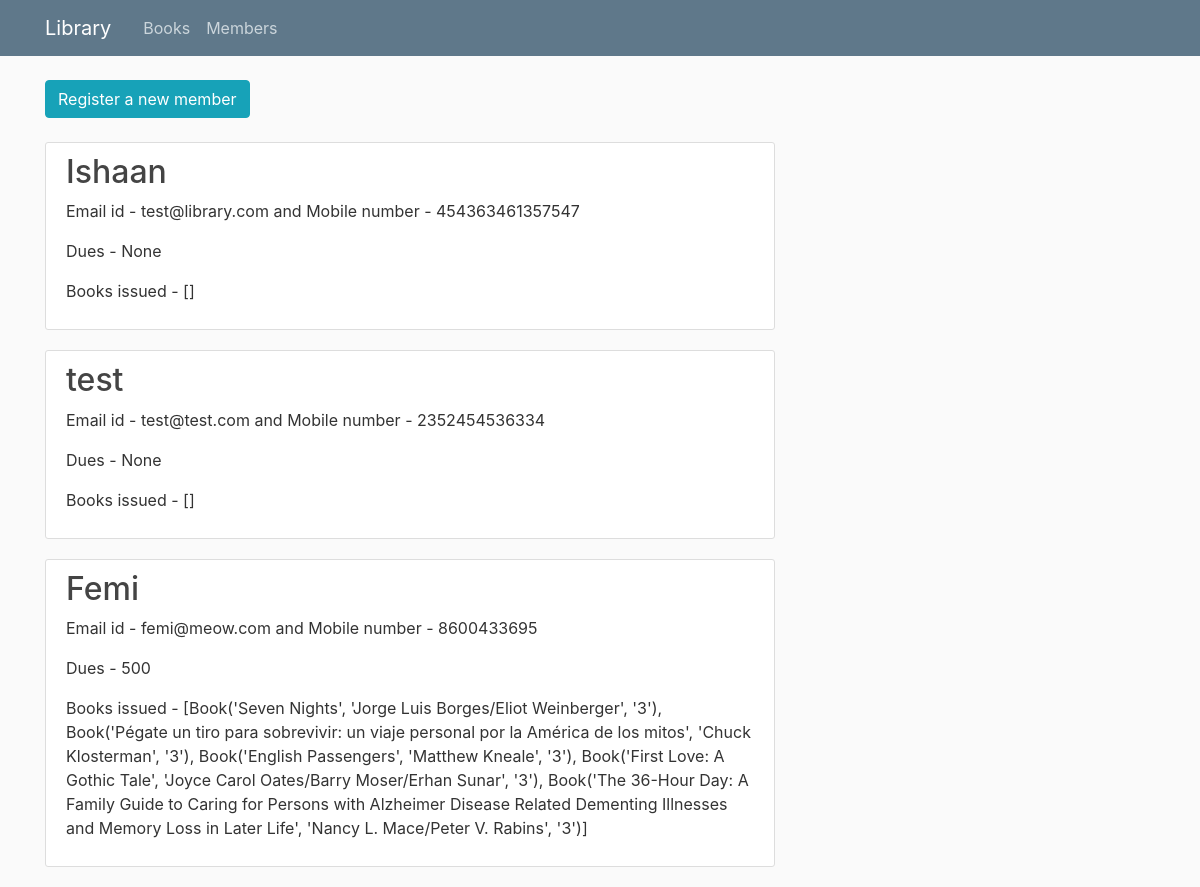
/members, run on the app's committed database.
### library/models.py (models this page shows, shortened)
class Member(db.Model):
    id = db.Column(db.Integer, primary_key=True)
    username = db.Column(db.String(20), unique=False, nullable=False)
    email = db.Column(db.String(120), unique=True, nullable=False)
    mobile_number = db.Column(db.Integer, nullable=True)
    dues = db.Column(db.Integer, nullable=True, default=0)
    books = db.relationship('Books', backref='member', lazy=True)

class Books(db.Model):
    id = db.Column(db.String(30), nullable=False, unique=True, primary_key=True)
    title = db.Column(db.String(200), nullable=False)
    authors = db.Column(db.String(1000), nullable=False)
    average_rating = db.Column(db.Float, nullable=False)
    isbn = db.Column(db.Integer, unique=True, nullable=True)
    isbn13 = db.Column(db.Integer, unique=True, nullable=True)
    language = db.Column(db.String(5), nullable=True)
    pages = db.Column(db.Integer, nullable=True)
    ratings_count = db.Column(db.Integer, nullable=True)
    text_reviews_count = db.Column(db.Integer, nullable=True)
    publication_date = db.Column(db.DateTime, nullable=True)
    publisher = db.Column(db.String(100), nullable=True)
    member_id = db.Column(db.Integer, db.ForeignKey('member.id'), nullable=True)
    def __repr__(self):
        return f"Book('{self.title}', '{self.authors}', '{self.member_id}')"

### library/routes.py (the view)
@app.route("/members", methods=['GET'])
def members():
    members = Member.query.all()
    return render_template('members.html', title='Members', members=members)

### library/templates/members.html
{% extends "layout.html" %}
{% block content %}
    <div>
        <a class="btn btn-info btn-md mb-4" href="{{ url_for('register_member') }}">Register a new member</a>
    </div>
    {% for member in members %}
    <article class="media content-section">
        <div class="media-body">
          <h2><a class="article-title" href="#">{{ member.username }}</a></h2>
          <p class="article-content">Email id - {{ member.email }} and Mobile number - {{ member.mobile_number }}</p>
          <p class="article-content">Dues - {{ member.dues }}</p>
          <p class="article-content">Books issued - {{ member.books }}</p>
        </div>
    </article>
    {% endfor %}
{% endblock content %}

### library/templates/layout.html (shortened to what this page needs)
<!DOCTYPE html>
<html lang="en">
<head>
    <link rel="stylesheet" href="https://cdn.jsdelivr.net/npm/bootstrap@4.3.1/dist/css/bootstrap.min.css">
    <link rel="stylesheet" type="text/css" href="{{ url_for('static', filename='main.css') }}">
</head>
<body>
    <header class="site-header">
        <nav class="navbar navbar-expand-md navbar-dark bg-steel fixed-top">
          <div class="container">
            <a class="navbar-brand mr-4" href="/">Library</a>
            <div class="collapse navbar-collapse" id="navbarToggle">
              <div class="navbar-nav mr-auto">
                <a class="nav-item nav-link" href="{{url_for('home')}}">Books</a>
                <a class="nav-item nav-link" href="{{url_for('members')}}">Members</a>
              </div>
            </div>
          </div>
        </nav>
    </header>
    <main role="main" class="container">
        <div class="row">
          <div class="col-md-8">
            {% block content %}{% endblock %}
          </div>
        </div>
    </main>
</body>
</html>

### library/static/main.css (style rules this page uses)
body { background: #fafafa; color: #333333; margin-top: 5rem; }
h1, h2, h3, h4, h5, h6 { color: #444444; }
.bg-steel { background-color: #5f788a; }
.site-header .navbar-nav .nav-link { color: #cbd5db; }
.content-section { background: #ffffff; padding: 10px 20px; border: 1px solid #dddddd; border-radius: 3px; margin-bottom: 20px; }
.article-title { color: #444444; }
.article-content { white-space: pre-line; }

### data on the page
Member: username "Ishaan", email "test@library.com", mobile_number "454363461357547", dues "None", books "[]"
Member: username "test", email "test@test.com", mobile_number "2352454536334", dues "None", books "[]"
Member: username "Femi", email "femi@meow.com", mobile_number "8600433695", dues "500", books "[Book('Seven Nights', 'Jorge Luis Borges/Eliot Weinberger', '3'), Book('Pégate un tiro para sobrevivir: un viaje personal por la América de los mitos', 'Chuck Klosterman', '3'), Book('English Passengers', 'Matthew Kneale', '3'), Book('First Love: A Gothic Tale', 'Joyce Carol Oates/Barry Moser/Erhan Sunar', '3'), Book('The 36-Hour Day: A Family Guide to Caring for Persons with Alzheimer Disease Related Dementing Illnesses and Memory Loss in Later Life', 'Nancy L. Mace/Peter V. Rabins', '3')]"
